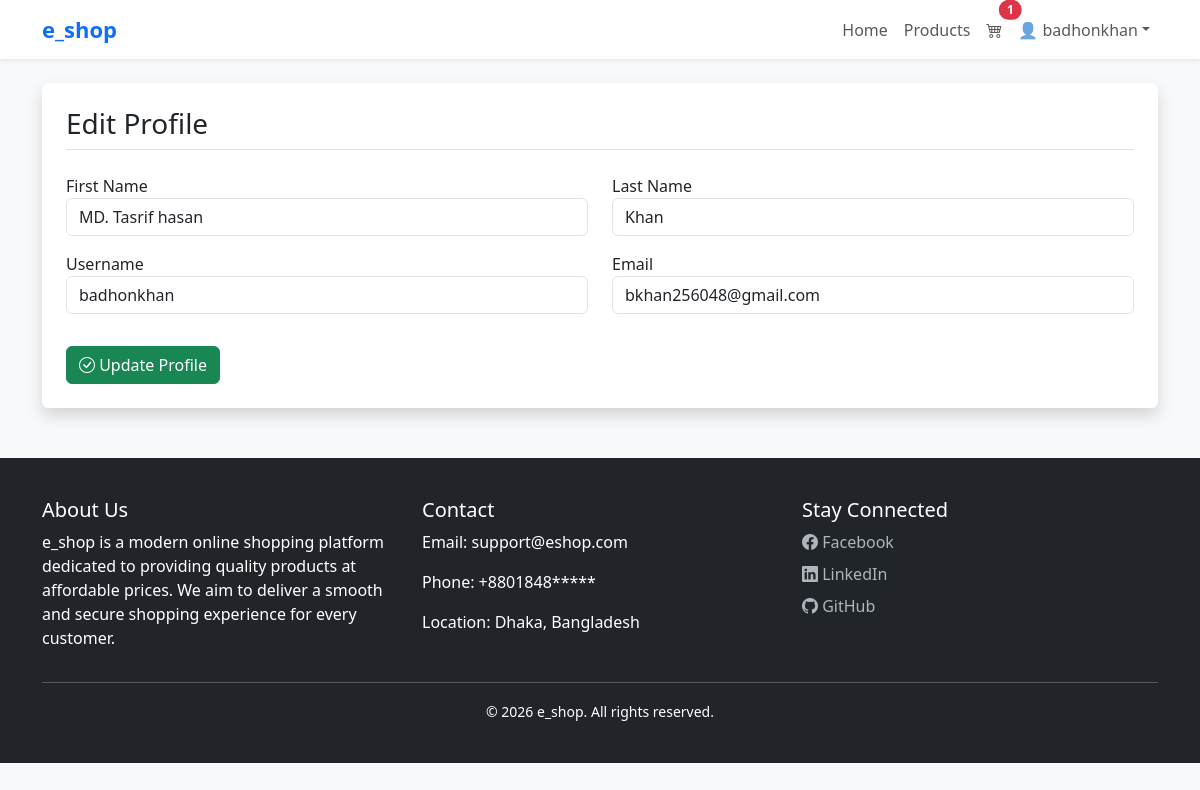
Page /porfile/update/ (signed in) on the committed database.
### e_shop/models.py (models this page shows, shortened)
class User(AbstractUser):
    username = models.CharField(max_length=100,unique=True)
    email = models.EmailField(unique=True)
    phone = models.CharField(max_length=15, blank=True,null=True)
    USERNAME_FIELD = 'email'
    REQUIRED_FIELDS = []

### e_shop/views.py (the view)
# urls.py: path('porfile/update/', views.profile_update, name='profile_update'),
@login_required(login_url='/login/')
def profile_update(request):
    if request.method == 'POST':
        form = ProfileUpdateForm(request.POST, instance=request.user)
        if form.is_valid():
            form.save()
            return redirect('e_shop:profile')  # or your profile url name
    else:
        form = ProfileUpdateForm(instance=request.user)
    return render(request, 'e_shop/profile_update.html', {'form': form})

### e_shop/forms.py
class ProfileUpdateForm(forms.ModelForm):
    class Meta:
        model = User
        fields = ['first_name', 'last_name', 'username', 'email']
        widgets = {
            'first_name': forms.TextInput(attrs={'class': 'form-control'}),
            'last_name': forms.TextInput(attrs={'class': 'form-control'}),
            'username': forms.TextInput(attrs={'class': 'form-control'}),
            'email': forms.EmailInput(attrs={'class': 'form-control'}),
        }

### e_shop/context_processors.py (called while the page is built)
def cart_items_count(request):
    if request.user.is_authenticated:
        try:
            cart = Cart.objects.get(user=request.user)
            return {'cart_items_count': cart.get_total_items()}
        except Cart.DoesNotExist:
            return{'cart_items_count': 0}
    return {'cart_items_count': 0}

### e_shop/models.py (called while the page is built)
    def get_total_items(self):
        return sum(item.quantity for item in self.items.all())

### templates/e_shop/profile_update.html (shortened to what this page needs)
{% extends "base.html" %}
{% load static %}
{% block content %}
<div class="container bg-white shadow rounded p-4">
    <h3 class="mb-4 border-bottom pb-2">Edit Profile</h3>
    <form method="POST">
        <div class="row">
            <div class="col-md-6 mb-3">
                <label>First Name</label>
                {{ form.first_name }}
            </div>
            <div class="col-md-6 mb-3">
                <label>Last Name</label>
                {{ form.last_name }}
            </div>
            <div class="col-md-6 mb-3">
                <label>Username</label>
                {{ form.username }}
            </div>
            <div class="col-md-6 mb-3">
                <label>Email</label>
                {{ form.email }}
            </div>
        </div>
        <button class="btn btn-success mt-3">
            <i class="bi bi-check-circle"></i> Update Profile
        </button>
    </form>
</div>
{% endblock content %}

### templates/base.html (shortened to what this page needs)
{% load static %}
<!DOCTYPE html>
<html lang="en">
  <head>
    <link href="https://cdn.jsdelivr.net/npm/bootstrap@5.3.3/dist/css/bootstrap.min.css" rel="stylesheet" />
    <link rel="stylesheet" href="https://cdn.jsdelivr.net/npm/bootstrap-icons@1.11.3/font/bootstrap-icons.min.css" />
    <link rel="stylesheet" href="https://cdnjs.cloudflare.com/ajax/libs/font-awesome/6.5.0/css/all.min.css" />
  </head>
  <body>
    <nav class="navbar navbar-expand-lg navbar-light bg-white shadow-sm">
      <div class="container">
        <a class="navbar-brand logo" href="{% url 'e_shop:home' %}">e_shop</a>
        <div class="collapse navbar-collapse" id="navbarNav">
          <ul class="navbar-nav ms-auto">
            <li class="nav-item">
              <a class="nav-link {% if request.path == '/' %}active{% endif %}" href="{% url 'e_shop:home' %}">Home</a>
            </li>
            <li class="nav-item">
              <a class="nav-link {% if '/product' in request.path %}active{% endif %}" href="{% url 'e_shop:product_list' %}">Products</a>
            </li>
            <li class="nav-item">
              <a class="nav-link position-relative {% if '/cart' in request.path %}active{% endif %}" href="{% url 'e_shop:cart_detail' %}">
                <i class="bi bi-cart4"></i>{% if cart_items_count > 0 %}
                  <span class="position-absolute top-0 start-100 translate-middle badge rounded-pill bg-danger">{{ cart_items_count }}</span>
                {% endif %}
              </a>
            </li>
            {% if user.is_authenticated %}
              <li class="nav-item dropdown">
                <a class="nav-link dropdown-toggle" href="#" role="button" data-bs-toggle="dropdown">👤 {{ user.username }}</a>
              </li>
            {% endif %}
          </ul>
        </div>
      </div>
    </nav>
    <div class="container mt-4">
      {% block content %}
      {% endblock %}
    </div>
    <footer>
      <div class="container">
        <div class="row">
          <div class="col-md-4">
            <h5>About Us</h5>
            <p>e_shop is a modern online shopping platform dedicated to providing quality products at affordable prices. We aim to deliver a smooth and secure shopping experience for every customer.</p>
          </div>
          <div class="col-md-4">
            <h5>Contact</h5>
            <p>Email: support@eshop.com</p>
            <p>Phone: +8801848*****</p>
            <p>Location: Dhaka, Bangladesh</p>
          </div>
          <div class="col-md-4">
            <h5>Stay Connected</h5>
            <a href="#" class="d-block mb-2"><i class="bi bi-facebook"></i> Facebook</a>
            <a href="#" class="d-block mb-2"><i class="bi bi-linkedin"></i> LinkedIn</a>
            <a href="#" class="d-block mb-2"><i class="bi bi-github"></i> GitHub</a>
          </div>
        </div>
        <hr class="bg-light" />
        <div class="text-center">
          <small>&copy; 2026 e_shop. All rights reserved.</small>
        </div>
      </div>
    </footer>
  </body>
</html>

### templates/base.html (style rules this page uses)
body { background-color: #f8f9fa; }
.logo { font-weight: bold; font-size: 22px; color: #0d6efd; }
footer { background: #212529; color: white; padding: 40px 0; margin-top: 50px; }
footer a { color: #adb5bd; text-decoration: none; }

### rows in the picture
User: username "badhonkhan", first_name "MD. Tasrif hasan", last_name "Khan", email "bkhan256048@gmail.com"

### other values in the picture
{{ cart_items_count }} "1"
